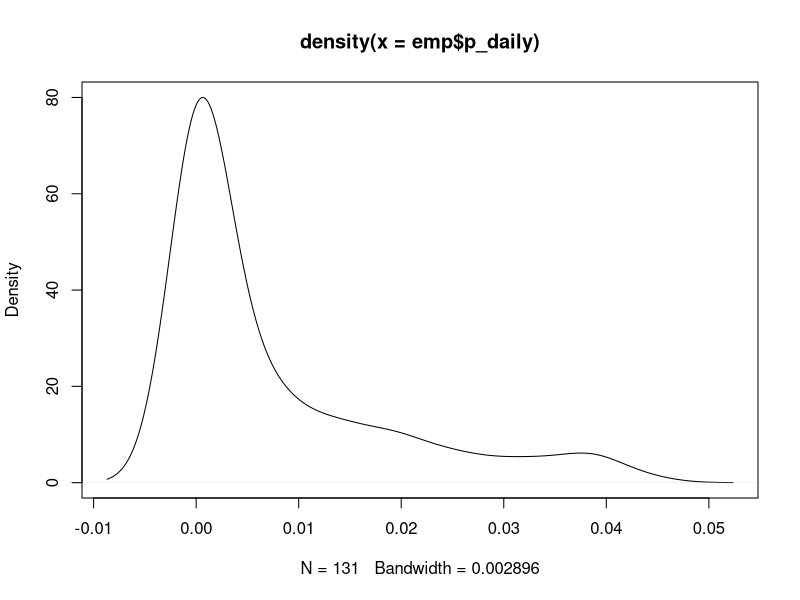
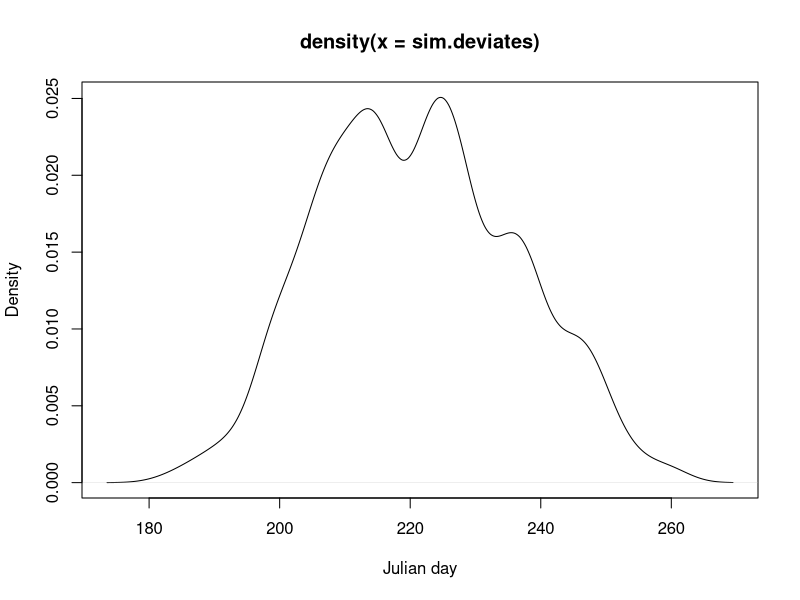
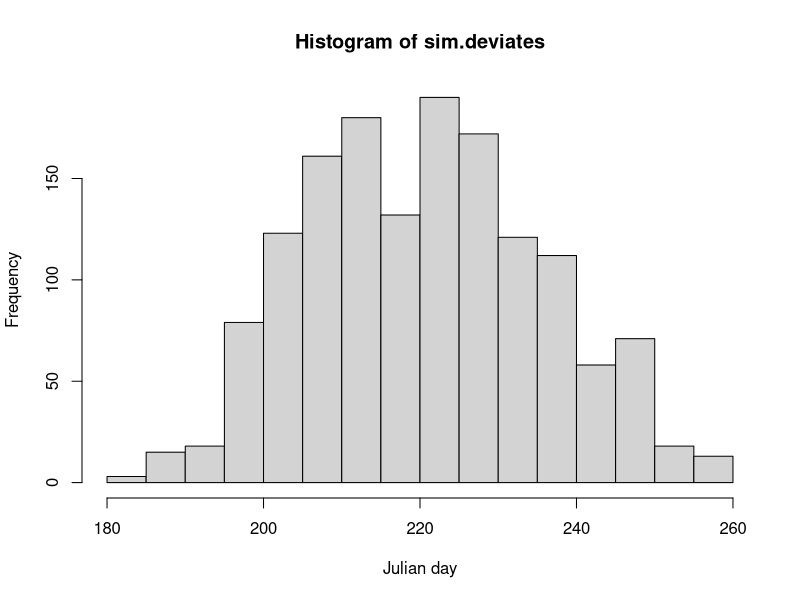
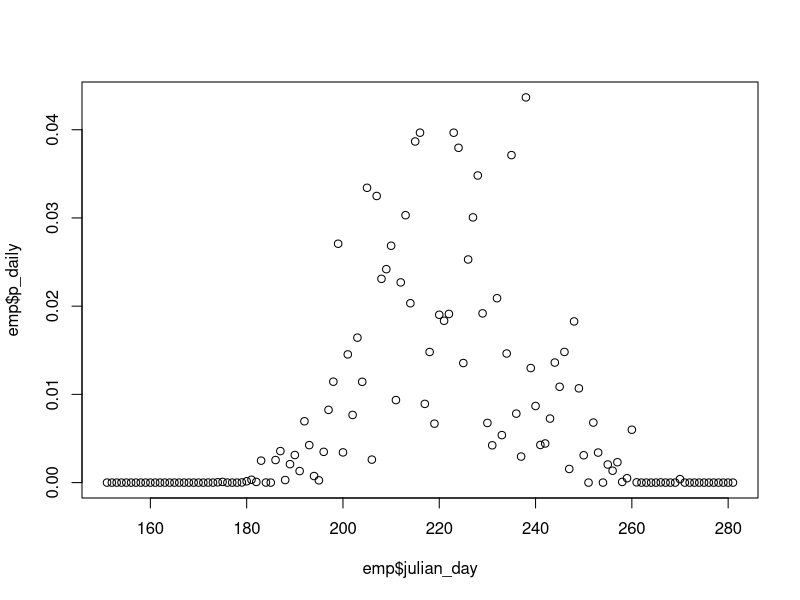

The R source for these figures, in order:
# From Mark Christie
# 2026-10-30

emp        <- read.csv("output/escapement_run_timing_by_district.csv")
districts  <- unique(emp[, 2]) # comment out
district   <- 222
lineage    <- "Odd" # first letter capital case

emp <- emp[which(emp[, 1] == lineage), ]
emp <- emp[which(emp[, 2] == district), ]

sum(emp$p_daily)
plot(density(emp$p_daily))

sim.deviates <- rep(emp$julian_day, 1500*emp$p_daily) # create random deviates
plot(density(sim.deviates), xlab="Julian day")        # density plot
hist(sim.deviates, , xlab="Julian day")               # histogram

plot(emp$julian_day, emp$p_daily)                     # distribution of empirical estimates 



#hist(emp$p_cumulative)
#plot(emp$julian_day, emp$p_cumulative)
#plot(emp$julian_day, cumsum(sim.deviates))
